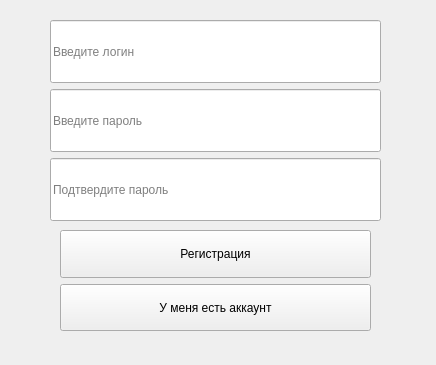
<?xml version="1.0" encoding="UTF-8"?>
<ui version="4.0">
 <class>MainWindow</class>
 <widget class="QMainWindow" name="MainWindow">
  <property name="geometry">
   <rect>
    <x>0</x>
    <y>0</y>
    <width>436</width>
    <height>365</height>
   </rect>
  </property>
  <property name="windowTitle">
   <string>MainWindow</string>
  </property>
  <widget class="QWidget" name="centralwidget">
   <widget class="QWidget" name="layoutWidget">
    <property name="geometry">
     <rect>
      <x>50</x>
      <y>20</y>
      <width>331</width>
      <height>201</height>
     </rect>
    </property>
    <layout class="QVBoxLayout" name="verticalLayout">
     <item>
      <widget class="QLineEdit" name="login_line">
       <property name="sizePolicy">
        <sizepolicy hsizetype="Minimum" vsizetype="Expanding">
         <horstretch>0</horstretch>
         <verstretch>0</verstretch>
        </sizepolicy>
       </property>
       <property name="placeholderText">
        <string>Введите логин</string>
       </property>
      </widget>
     </item>
     <item>
      <widget class="QLineEdit" name="password_line">
       <property name="sizePolicy">
        <sizepolicy hsizetype="Minimum" vsizetype="Expanding">
         <horstretch>0</horstretch>
         <verstretch>0</verstretch>
        </sizepolicy>
       </property>
       <property name="placeholderText">
        <string>Введите пароль</string>
       </property>
      </widget>
     </item>
     <item>
      <widget class="QLineEdit" name="conf_password_line">
       <property name="sizePolicy">
        <sizepolicy hsizetype="Minimum" vsizetype="Expanding">
         <horstretch>0</horstretch>
         <verstretch>0</verstretch>
        </sizepolicy>
       </property>
       <property name="placeholderText">
        <string>Подтвердите пароль</string>
       </property>
      </widget>
     </item>
    </layout>
   </widget>
   <widget class="QWidget" name="verticalLayoutWidget">
    <property name="geometry">
     <rect>
      <x>60</x>
      <y>230</y>
      <width>311</width>
      <height>101</height>
     </rect>
    </property>
    <layout class="QVBoxLayout" name="verticalLayout_2">
     <item>
      <widget class="QPushButton" name="reg_btn">
       <property name="sizePolicy">
        <sizepolicy hsizetype="Minimum" vsizetype="Expanding">
         <horstretch>0</horstretch>
         <verstretch>0</verstretch>
        </sizepolicy>
       </property>
       <property name="text">
        <string>Регистрация</string>
       </property>
      </widget>
     </item>
     <item>
      <widget class="QPushButton" name="login_btn">
       <property name="sizePolicy">
        <sizepolicy hsizetype="Minimum" vsizetype="Expanding">
         <horstretch>0</horstretch>
         <verstretch>0</verstretch>
        </sizepolicy>
       </property>
       <property name="text">
        <string>У меня есть аккаунт</string>
       </property>
      </widget>
     </item>
    </layout>
   </widget>
  </widget>
 </widget>
 <resources/>
 <connections/>
</ui>
